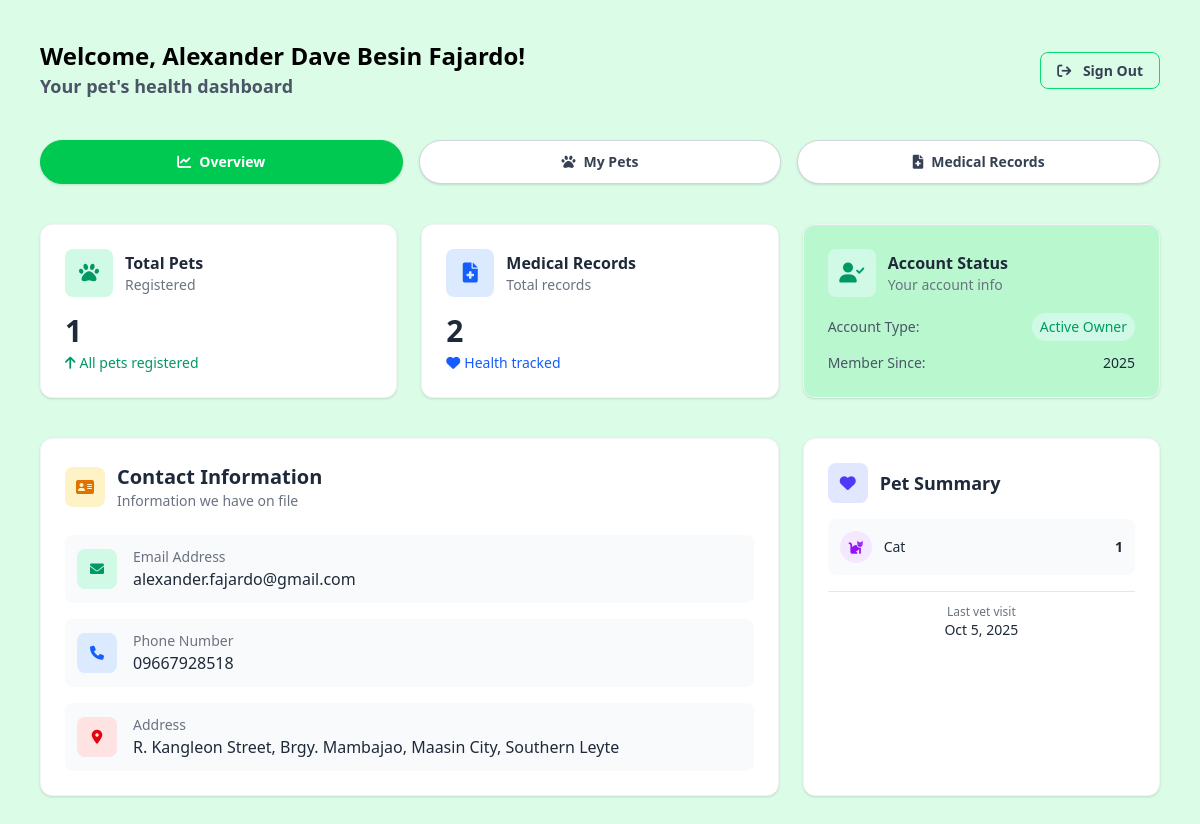
The app's page /owner/owner-dashboard.php (signed in), older data.
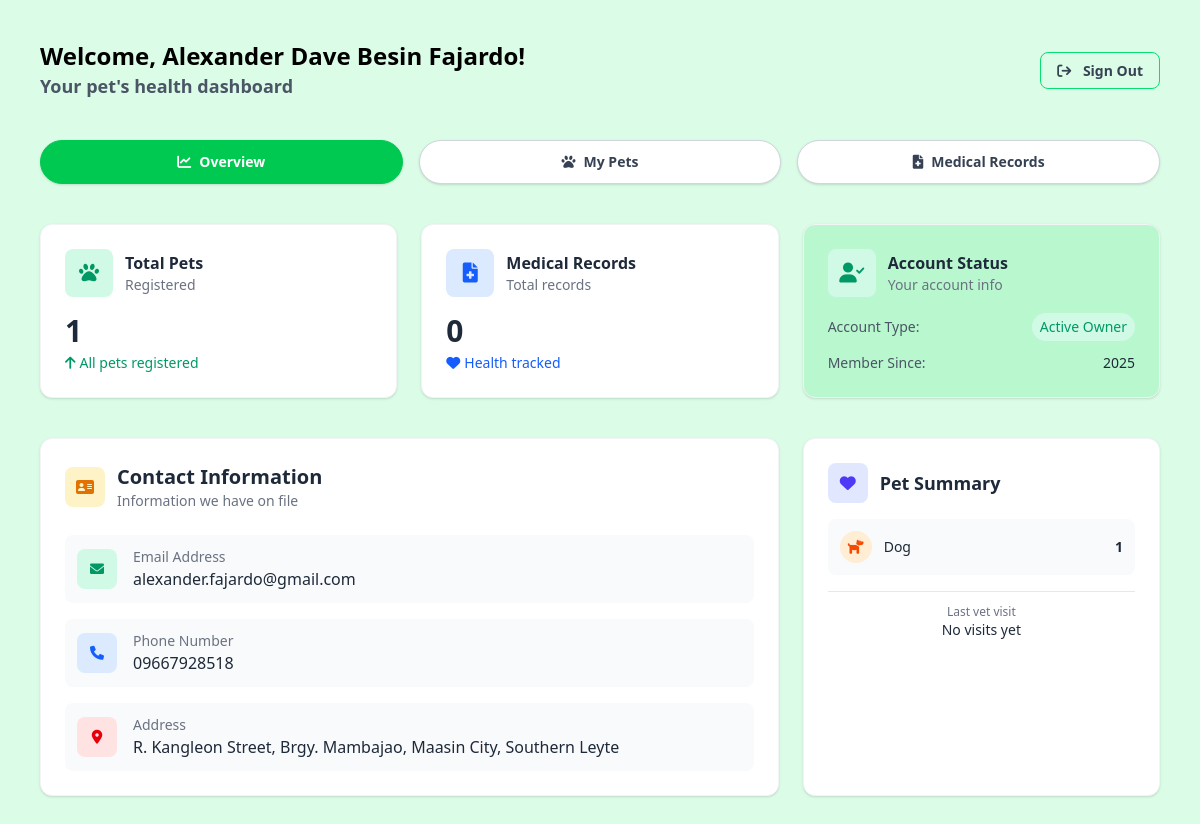
The same page, newer data.
### tables this page shows
CREATE TABLE `pets` (
  `id` int(10) UNSIGNED NOT NULL,
  `owner_id` bigint(20) DEFAULT NULL,
  `name` text NOT NULL,
  `species` text NOT NULL,
  `breed` text DEFAULT NULL,
  `age` int(11) DEFAULT NULL,
  `age_unit` enum('Days','Months','Years') DEFAULT NULL,
  `gender` enum('Male','Female') DEFAULT NULL,
  `weight` decimal(5,2) DEFAULT NULL,
  `weight_unit` enum('Kg','Lbs') DEFAULT NULL,
  `color` varchar(255) DEFAULT NULL,
  `birth_date` date DEFAULT NULL,
  `notes` longtext DEFAULT NULL,
  `registered_at` timestamp NOT NULL DEFAULT current_timestamp() ON UPDATE current_timestamp(),
  `status` enum('Alive','Dead') NOT NULL DEFAULT 'Alive'
);

### functions/session.php (called while the page is built, shortened)
<?php
class SessionManager
{
    public static function isLoggedIn(): bool
    {
        return isset($_SESSION['user_id']);
    }
    public static function getUser(PDO $pdo): ?array
    {
        $userId = $_SESSION['user_id'];
        $accessType = $_SESSION['access_type'] ?? null;
        if ($accessType === 'owner') {
            $stmt = $pdo->prepare("
            SELECT o.id AS owner_id, o.name, o.email, o.phone, o.address, o.status, o.created_at,
                   u.id AS user_id, u.email, u.access_type
            FROM owners o
            INNER JOIN users u ON o.user_id = u.id
            WHERE u.id = ?
        ");
            $stmt->execute([$userId]);
            return $stmt->fetch(PDO::FETCH_ASSOC) ?: null;
        }
    }
}
?>

### helpers/fetch.php (called while the page is built)
<?php
function fetchAllData(PDO $pdo, string $query, array $params = []): array
{
    $stmt = $pdo->prepare($query);
    $stmt->execute($params);
    return $stmt->fetchAll(PDO::FETCH_ASSOC);
}
function fetchOneData(PDO $pdo, string $query, array $params = []): ?array
{
    $stmt = $pdo->prepare($query);
    $stmt->execute($params);
    $result = $stmt->fetch(PDO::FETCH_ASSOC);
    return $result ?: null;
}

### owner/owner-dashboard.php (the view, shortened to what the changed rows need)
<?php
include_once __DIR__ . '/../config/config.php';
require_once __DIR__ . '/../functions/session.php';
require_once __DIR__ . '/../helpers/fetch.php';
$client = SessionManager::getUser($pdo);
$pet = fetchAllData(
    $pdo,
    "SELECT * FROM pets WHERE owner_id = ?",
    [$client['owner_id']]
);
$lastVisit = fetchOneData(
    $pdo,
    "SELECT MAX(visit_date) as last_visit FROM medical_records WHERE pet_id IN (SELECT id FROM pets WHERE owner_id = ?)",
    [$client['owner_id']]
);
$medicalRecordCount = fetchOneData(
    $pdo,
    "SELECT COUNT(*) as total FROM medical_records WHERE pet_id IN (SELECT id FROM pets WHERE owner_id = ?)",
    [$client['owner_id']]
);
$speciesIcons = [
    'Dog' => ['icon' => 'fa-dog', 'bg' => 'bg-orange-100', 'color' => 'text-orange-600'],
    'Cat' => ['icon' => 'fa-cat', 'bg' => 'bg-purple-100', 'color' => 'text-purple-600'],
    'Bird' => ['icon' => 'fa-dove', 'bg' => 'bg-blue-100', 'color' => 'text-blue-600'],
    'Rabbit' => ['icon' => 'fa-carrot', 'bg' => 'bg-pink-100', 'color' => 'text-pink-600'],
    'Fish' => ['icon' => 'fa-fish', 'bg' => 'bg-cyan-100', 'color' => 'text-cyan-600'],
    'default' => ['icon' => 'fa-paw', 'bg' => 'bg-gray-100', 'color' => 'text-gray-600']
];
$speciesCount = [];
foreach ($pet as $p) {
    $species = ucfirst(strtolower($p['species']));
    $speciesCount[$species] = ($speciesCount[$species] ?? 0) + 1;
}
?>
<!DOCTYPE html>
<html lang="en">
<head>
    <link rel="stylesheet" href="https://cdnjs.cloudflare.com/ajax/libs/font-awesome/6.0.0-beta3/css/all.min.css">
    <link rel="stylesheet" href="../assets/css/output.css">
</head>
<body class="bg-green-100 min-h-screen">
    <?php include_once '../includes/owner-header.php'; ?>
    <main class="p-4 md:p-10 max-w-[1400px] mx-auto">
        <section class="stats-grid grid grid-cols-1 sm:grid-cols-2 lg:grid-cols-3 gap-4 md:gap-6 mb-6 md:mb-10">
            <div class="bg-white rounded-xl shadow-sm border border-gray-100 p-4 md:p-6 card-hover">
                <div class="flex items-center justify-between mb-3 md:mb-4">
                    <div class="flex items-center space-x-2 md:space-x-3">
                    </div>
                </div>
                <div class="text-2xl md:text-3xl font-bold text-gray-800 mb-1"><?= $medicalRecordCount['total']; ?>
                </div>
                <div class="flex items-center text-xs md:text-sm text-blue-600">
                    <i class="fa-solid fa-heart mr-1"></i>
                    <span>Health tracked</span>
                </div>
            </div>
        </section>
        <section class="main-grid grid grid-cols-1 lg:grid-cols-3 gap-4 md:gap-6">
            <div class="bg-white rounded-xl shadow-sm border border-gray-100 p-4 md:p-6">
                <div class="space-y-3 md:space-y-4">
                    <?php foreach ($speciesCount as $species => $count):
                        $iconData = $speciesIcons[$species] ?? $speciesIcons['default'];
                        ?>
                        <div class="flex items-center justify-between p-2 md:p-3 bg-gray-50 rounded-lg">
                            <div class="flex items-center space-x-2 md:space-x-3">
                                <div
                                    class="w-6 h-6 md:w-8 md:h-8 <?= $iconData['bg']; ?> rounded-full flex items-center justify-center">
                                    <i
                                        class="fa-solid <?= $iconData['icon']; ?> <?= $iconData['color']; ?> text-xs md:text-sm"></i>
                                </div>
                                <span
                                    class="text-xs md:text-sm font-medium text-gray-800"><?= htmlspecialchars($species); ?></span>
                            </div>
                            <span class="text-xs md:text-sm font-bold text-gray-800"><?= $count; ?></span>
                        </div>
                    <?php endforeach; ?>
                </div>
                <div class="mt-3 md:mt-4 pt-3 border-t border-gray-200">
                    <div class="text-center">
                        <p class="text-xs text-gray-500">Last vet visit</p>
                        <p class="text-xs md:text-sm font-medium text-gray-800">
                            <?= $lastVisit['last_visit'] ? date('M j, Y', strtotime($lastVisit['last_visit'])) : 'No visits yet'; ?>
                        </p>
                    </div>
                </div>
            </div>
        </section>
    </main>
</body>
</html>

Row changes from the older to the newer data that the page shows:
removed pets: species "Cat", count "1"
added pets: species "Dog", count "1"
Text that changed along with them:
$medicalRecordCount['total']: "2" → "0"
date('M j, Y', strtotime($lastVisit['last_visit'])): "Oct 5, 2025" → (not shown)
text now shown: "No visits yet"
